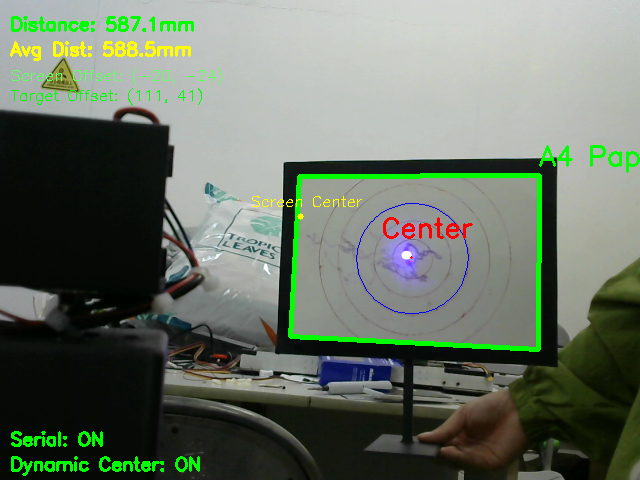
#> input picture Simplified A4 Paper Tracking System_sceenshot_01.08.2025.png, 640 x 480 px, given in place of the camera
$ python ssh_run.py
#> lines starting #> are read from the running program, lines starting #| are printed output that depends on the picture; after the words box and inside, x2 and y2 are one past the last pixel; in counts of white or black regions, pixels touching at a corner belong together
#> (reads runtime_config.json from the repository)
### distance_offset_calculator.py
import numpy as np
from dynamic_config import config

class DistanceOffsetCalculator:
    """基于距离的屏幕中心偏移计算器"""

    def __init__(self, calibration_points=None):
        # 使用提供的校准点或默认校准点
        self.calibration_points = calibration_points or config.CALIBRATION_POINTS

        # 提取数据进行拟合
        distances = [point[0] for point in self.calibration_points]
        offset_x_values = [point[1] for point in self.calibration_points]
        offset_y_values = [point[2] for point in self.calibration_points]

        # 使用二次多项式拟合 y = ax² + bx + c
        self.poly_coeffs_x = np.polyfit(distances, offset_x_values, 2)
        self.poly_coeffs_y = np.polyfit(distances, offset_y_values, 2)

        print("屏幕中心偏移拟合完成:")
        print(f"X偏移拟合系数: {self.poly_coeffs_x}")
        print(f"Y偏移拟合系数: {self.poly_coeffs_y}")

        # 验证拟合精度
        self._validate_fitting()

    def _validate_fitting(self):
        """验证拟合精度"""
        print("\n验证拟合精度:")
        for dist, expected_x, expected_y in self.calibration_points:
            calc_x, calc_y = self.calculate_screen_center_offset(dist)
            print(f"距离{dist}mm: 期望({expected_x},{expected_y}) vs 计算({calc_x:.1f},{calc_y:.1f})")

    def calculate_screen_center_offset(self, distance_mm):
        """根据距离计算屏幕中心偏移量"""
        # 限制距离范围
        distance_mm = max(config.MIN_DISTANCE_MM, min(config.MAX_DISTANCE_MM, distance_mm))

        # 使用多项式计算偏移量
        offset_x = np.polyval(self.poly_coeffs_x, distance_mm)
        offset_y = np.polyval(self.poly_coeffs_y, distance_mm)

        return int(round(offset_x)), int(round(offset_y))

    # [23 lines left out: functions calculate_screen_center_offset_with_perspective_correction, update_calibration_points, not called in this run]

### main_modular.py
#!/usr/bin/env python3
"""
模块化A4纸跟踪系统
主文件 - 包含主要的控制逻辑和可调参数接口
"""

import cv2
import numpy as np

# 导入模块化组件
from dynamic_config import config
from serial_controller import SerialController
from distance_offset_calculator import DistanceOffsetCalculator
from distance_calculator import SimpleDistanceCalculator
from a4_detector import A4PaperDetector
from display_manager import DisplayManager

class A4TrackingSystem:
    """A4纸跟踪系统主类"""

    def __init__(self):
        # 初始化所有组件
        self.serial_controller = SerialController()
        self.distance_calculator = SimpleDistanceCalculator()
        self.offset_calculator = DistanceOffsetCalculator()
        self.a4_detector = A4PaperDetector()
        self.display_manager = DisplayManager()

        # 摄像头
        self.cap = None

    def initialize_camera(self, camera_index=0):
        """初始化摄像头"""
        self.cap = cv2.VideoCapture(camera_index)

        if not self.cap.isOpened():
            print("错误：无法打开视频流。")
            return False

        return True

    def process_frame(self, frame):
        """处理单帧图像"""
        # 检测A4纸
        detected_rect = self.a4_detector.detect_a4_paper(frame)

        if detected_rect is None:
            return frame, None, None, None

        # 创建透视变换图像
        warped_image, M, detected_width, warped_size = self.a4_detector.create_warped_image(frame, detected_rect)

        if warped_image is None:
            return frame, None, None, None

        # 在变换图像上绘制圆形并获取中心点
        center_x, center_y = self.a4_detector.draw_circle_on_warped(warped_image, frame, M)

        # 距离测量
        distance_mm = self.distance_calculator.calculate_distance_from_width(detected_width, frame.shape[1])
        self.distance_calculator.update_distance_history(distance_mm)
        avg_distance = self.distance_calculator.get_averaged_distance()

        # 计算屏幕中心偏移
        if avg_distance:
            offset_x, offset_y = self.offset_calculator.calculate_screen_center_offset(avg_distance)
        else:
            offset_x, offset_y = 0, 0

        # 计算动态屏幕中心
        screen_center_x = frame.shape[1] // 2 + offset_x
        screen_center_y = frame.shape[0] // 2 + offset_y

        # 计算偏移量并检查对齐
        dx, dy, alignment_status = self.a4_detector.calculate_offset_and_check_alignment(
            center_x, center_y, screen_center_x, screen_center_y, self.serial_controller
        )

        # 绘制所有信息
        self.display_manager.draw_detection_info(frame, detected_rect, center_x, center_y)
        self.display_manager.draw_screen_center(frame, screen_center_x, screen_center_y)

        info_y = self.display_manager.draw_distance_info(frame, distance_mm, avg_distance)
        self.display_manager.draw_offset_info(frame, offset_x, offset_y, dx, dy, alignment_status, info_y)
        self.display_manager.draw_status_info(frame, self.serial_controller.is_connected())

        # 更新变换视图
        self.display_manager.update_transformed_view(warped_image)

        return frame, warped_image, distance_mm, avg_distance

    def run(self):
        """运行主循环"""
        if not self.initialize_camera():
            return

        print("=== 模块化A4纸跟踪系统 ===")
        print("距离计算参数:", config.CAMERA_PARAMS)
        print(f"距离范围: {config.MIN_DISTANCE_MM}-{config.MAX_DISTANCE_MM}mm")

        if self.display_manager.display_enabled:
            print("\n操作:")
            print("- 'q': 退出程序")
            print("- 'h': 清除距离历史记录")
            print("- 'd': 显示当前距离和偏移信息")
        else:
            print("\n运行在无头模式 - 使用 Ctrl+C 退出程序")

        while True:
            ret, frame = self.cap.read()
#> frame is the input picture: shape (480, 640, 3); mean B, G, R 101.1, 115.4, 104.7
            if not ret:
                print("错误：无法接收帧（视频流结束？）。正在退出...")
                break

            # 处理帧
            processed_frame, warped_image, distance, avg_distance = self.process_frame(frame)

            # 显示结果
            self.display_manager.show_frames(processed_frame)

            # 处理键盘输入
            key_result = self.display_manager.handle_keyboard_input(
                self.distance_calculator, self.offset_calculator
            )

            if key_result == 'quit':
                break

        self.cleanup()

    # [26 lines left out: functions cleanup, show_final_statistics, not called in this run]

# 参数调整接口类
class SystemParameterManager:
    """系统参数管理器 - 提供运行时参数调整接口"""

    # [77 lines left out: functions update_detection_parameters, update_camera_parameters, update_tracking_parameters, update_distance_range, get_current_parameters, main, not called in this run]

# [2 lines that do not run on import are left out]

### a4_detector.py
import cv2
import numpy as np
import time
from dynamic_config import config

def order_points(pts):
    """对四个点进行排序"""
    rect = np.zeros((4, 2), dtype="float32")
    s = pts.sum(axis=1)
    rect[0] = pts[np.argmin(s)]
    rect[2] = pts[np.argmax(s)]
    diff = np.diff(pts, axis=1)
    rect[1] = pts[np.argmin(diff)]
    rect[3] = pts[np.argmax(diff)]
    return rect

class A4PaperDetector:
    """A4纸检测器"""

    def __init__(self):
        self.last_dx = 100
        self.last_dy = 100
        self.is_tracking = False
        self.track_cnt = 0

    def detect_a4_paper(self, frame):
        """检测A4纸轮廓"""
        gray = cv2.cvtColor(frame, cv2.COLOR_BGR2GRAY)
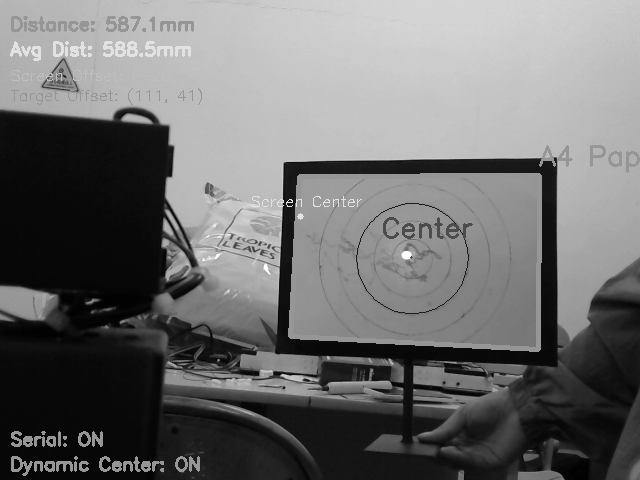
#> gray: shape (480, 640); min 1, max 255, mean 110.6

        # 自适应直方图均衡化
        clahe = cv2.createCLAHE(clipLimit=config.CLAHE_CLIP_LIMIT, tileGridSize=config.CLAHE_TILE_GRID_SIZE)
        gray = clahe.apply(gray)
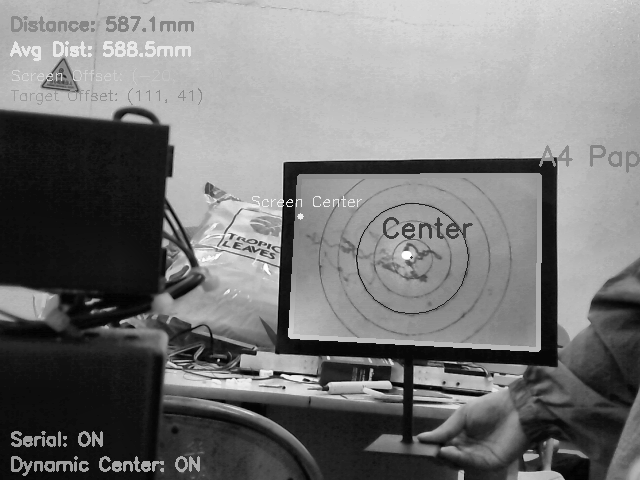
#> gray: shape (480, 640); min 1, max 255, mean 120

        # 高斯模糊
        blurred = cv2.GaussianBlur(gray, config.GAUSSIAN_BLUR_KERNEL, 0)

        # 自适应阈值
        thresh = cv2.adaptiveThreshold(blurred, 255, cv2.ADAPTIVE_THRESH_GAUSSIAN_C,
                                       cv2.THRESH_BINARY_INV, config.ADAPTIVE_THRESH_BLOCK_SIZE, config.ADAPTIVE_THRESH_C)
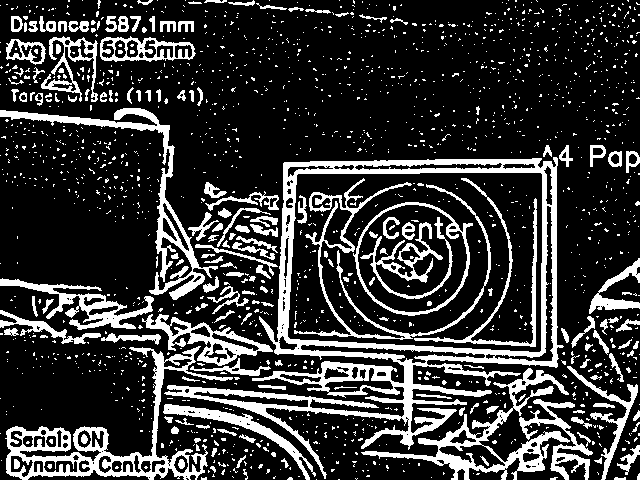
#> thresh: shape (480, 640); 21.1% white; 1693 white regions (1521 under 20 px)

        # 查找轮廓
        contours, _ = cv2.findContours(thresh, cv2.RETR_LIST, cv2.CHAIN_APPROX_SIMPLE)
#> contours = 1886 contours, 1667 with area under 20; largest, box (x1, y1, x2, y2) and area: (164, 157, 564, 479) 62583, (287, 172, 543, 353) 43266, (353, 202, 473, 316) 10068, (357, 204, 468, 313) 9166, (5, 346, 233, 480) 7042
        contours = sorted(contours, key=cv2.contourArea, reverse=True)[:10]
#> contours = 10 contours; largest, box (x1, y1, x2, y2) and area: (164, 157, 564, 479) 62583, (287, 172, 543, 353) 43266, (353, 202, 473, 316) 10068, (357, 204, 468, 313) 9166, (5, 346, 233, 480) 7042
#> (the rest of the program and of its run is left out)
